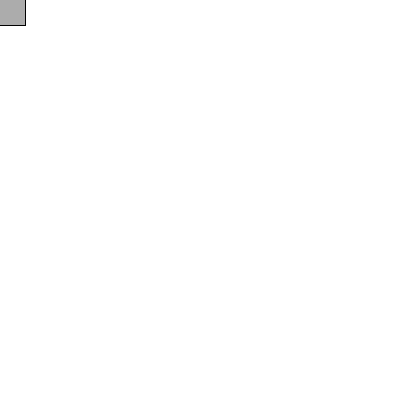
Frame 1 (no input)
Frame 60 (the mouse pressed at the canvas centre just before this capture): identical to frame 1, image omitted
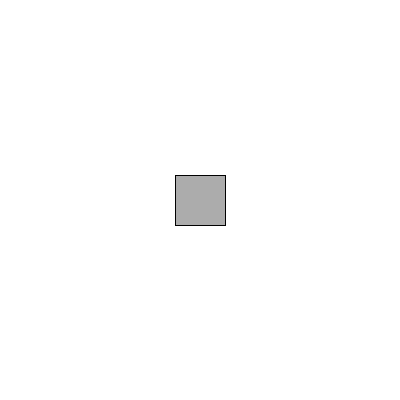
Frame 120 (the mouse held since frame 60 and released just before this capture)

The Processing sketch that drew these frames (run headless with seeded random() and noise(); from frame 60 on, the mouse is pressed at the canvas centre):

// Processing sketch: P12
// ── P12.pde
void setup(){
  size(400,400);
  
}

void draw(){
background(255); //background colour
fill(172); // Gray Colour
rectMode(CENTER);
rect(mouseX,mouseY,50,50); //draw Rect
}
